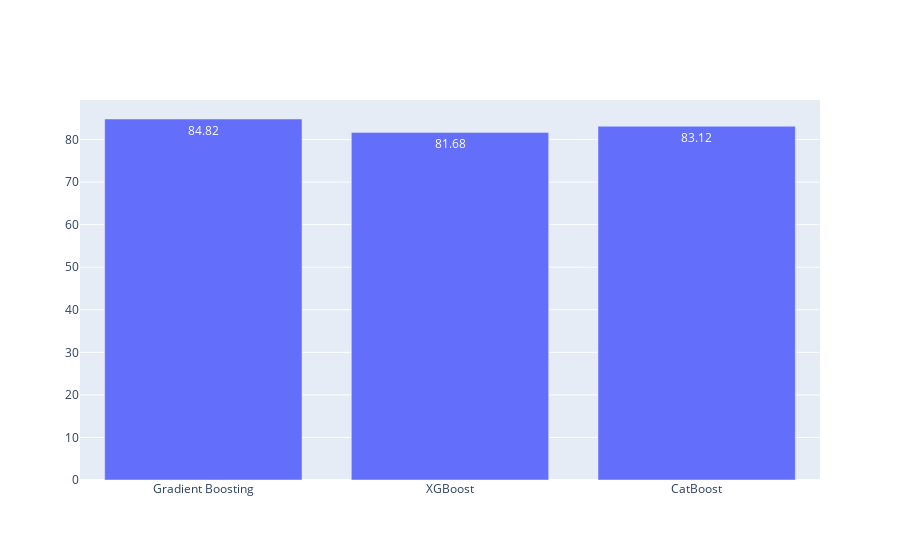

Notebook code cell kept with this figure:
### Markdown cell above
# Metrics summary

### Code cell
y_values = [gb_test_rmse, xgb_test_rmse, cb_test_rmse]
y_label = [round(value, 2) for value in y_values]

fig = Figure([
    Bar(x=['Gradient Boosting', 'XGBoost', 'CatBoost'], y=y_values, text=y_label, textposition='auto')
])

fig.show()

### Figure 1 — Plotly figure (JSON) as saved in the notebook; plotly's stock layout.template omitted (floating-point values rounded to 4 significant figures)
{"data": [{"text": ["84.82", "81.68", "83.12"], "textposition": "auto", "type": "bar", "x": ["Gradient Boosting", "XGBoost", "CatBoost"], "y": [84.82, 81.68, 83.12]}], "layout": {"autosize": true, "xaxis": {"autorange": true, "range": [-0.5, 2.5], "type": "category"}, "yaxis": {"autorange": true, "range": [0, 89.29], "type": "linear"}}}
